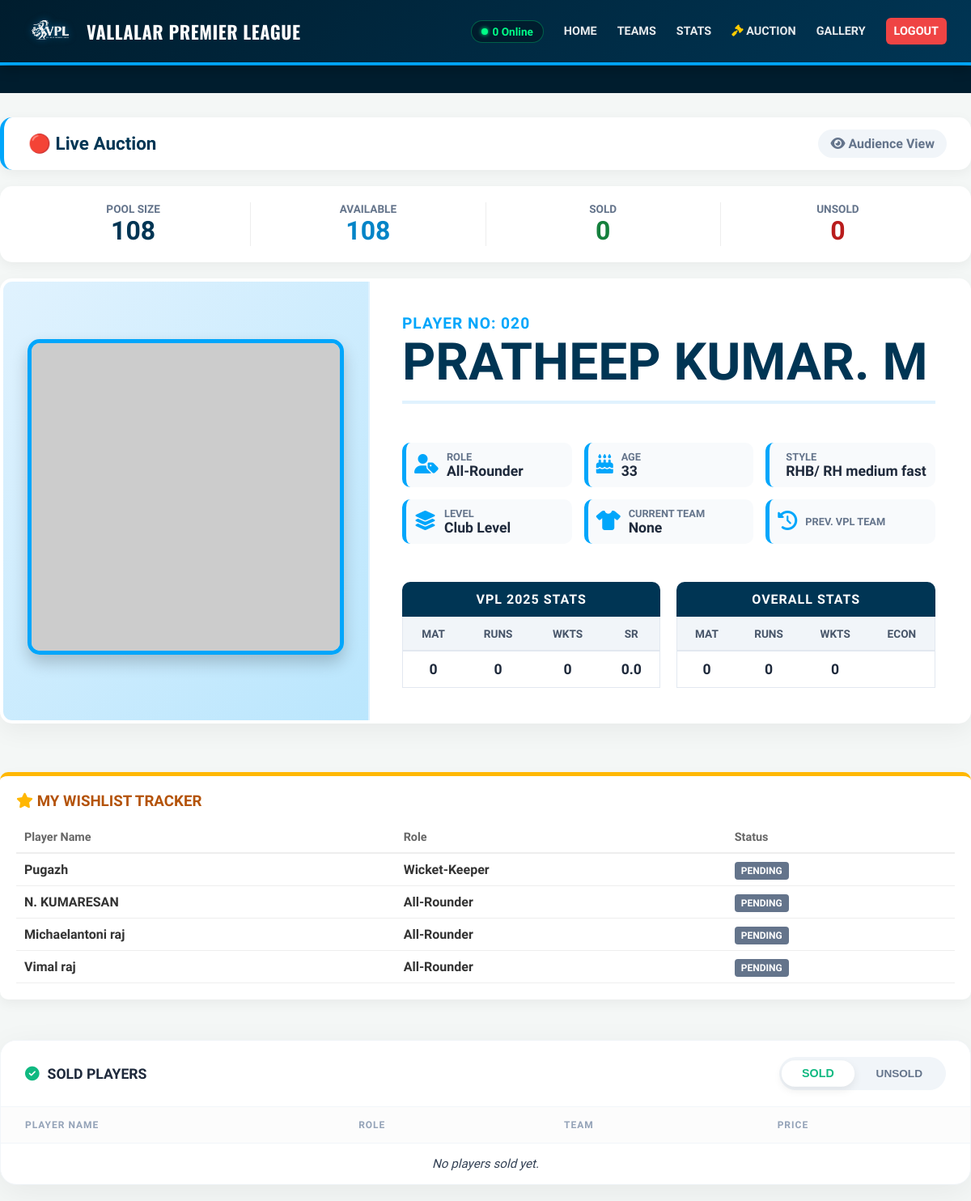
/auction (signed in), run on the app's committed database.
### app.py (models this page shows)
class Player(db.Model):
    id = db.Column(db.Integer, primary_key=True)
    vpl_id = db.Column(db.String(20), unique=True)
    full_name = db.Column(db.String(100), nullable=False)
    age = db.Column(db.Integer)
    phone = db.Column(db.String(15), unique=True, nullable=False)
    level = db.Column(db.String(50))
    role = db.Column(db.String(50))
    style = db.Column(db.String(100))
    ch_mobile = db.Column(db.String(15))
    ch_name = db.Column(db.String(100))
    current_team = db.Column(db.String(100))
    prev_team = db.Column(db.String(100))
    photo = db.Column(db.String(200))
    shirt_name = db.Column(db.String(50))
    shirt_number = db.Column(db.Integer)
    shirt_size = db.Column(db.String(10))
    sleeves = db.Column(db.String(20))
    payment_method = db.Column(db.String(50))
    status = db.Column(db.String(20), default='Pending Approval')
    payment_screenshot = db.Column(db.String(200))
    comments = db.Column(db.Text)
    vpl_mat = db.Column(db.Integer, default=0)
    vpl_runs = db.Column(db.Integer, default=0)
    vpl_wkts = db.Column(db.Integer, default=0)
    vpl_sr = db.Column(db.Float, default=0.0)
    or_mat = db.Column(db.Integer, default=0)
    or_runs = db.Column(db.Integer, default=0)
    or_wkts = db.Column(db.Integer, default=0)
    or_sr = db.Column(db.Float, default=0.0)
    auction_status = db.Column(db.String(20), default='Upcoming') # Upcoming, Live, Sold, Unsold
    base_price = db.Column(db.Integer, default=200)
    current_bid = db.Column(db.Integer, default=0)
    bid_team_name = db.Column(db.String(100), nullable=True)
    sold_price = db.Column(db.Integer, default=0)
    team_id = db.Column(db.Integer, db.ForeignKey('team.id'), nullable=True)

### app.py (the view)
@app.route('/auction')
def auction():
    control = AuctionControl.query.first()
    if not control:
        control = AuctionControl(current_player_id=None, status='Not Started')
        db.session.add(control)
        db.session.commit()
    if control.current_player_id:
        current_player = db.session.get(Player, control.current_player_id)
    else:
        current_player = None
    stats = {
        'pool': Player.query.count(),
        'sold': Player.query.filter_by(auction_status='Sold').count(),
        'unsold': Player.query.filter_by(auction_status='Unsold').count(),
        'available': Player.query.filter(Player.auction_status.notin_(['Sold', 'Unsold'])).count()
    }
    teams = Team.query.all()
    dash_data = []
    MAX_PURSE = 10000 # Adjust if your max budget is different
    MAX_SLOTS = 15    # Adjust if your team size is different
    for t in teams:
        dash_data.append({
            'id': t.id,
            'name': t.name,
            'purse_rem': t.purse_rem,
            'purse_pct': (t.purse_rem / MAX_PURSE) * 100 if MAX_PURSE > 0 else 0,
            'slots_left': t.slots_left,
            'slots_pct': (t.slots_left / MAX_SLOTS) * 100 if MAX_SLOTS > 0 else 0,
            'max_bid': t.max_bid,
            'max_bid_pct': (t.max_bid / MAX_PURSE) * 100 if MAX_PURSE > 0 else 0,
            'rtm_count': t.rtm_count
        })
    is_admin = current_user.is_authenticated and current_user.role in ['admin', 'super_admin']
    is_captain = current_user.is_authenticated and current_user.role == 'captain'
    sold_players = Player.query.filter_by(auction_status='Sold').order_by(Player.id.desc()).all()
    unsold_players = Player.query.filter_by(auction_status='Unsold').order_by(Player.id.desc()).all()
    wishlist_ids = []
    my_wishlist_players = []
    if is_captain:
        wishlist_items = Wishlist.query.filter_by(user_id=current_user.id).all()
        wishlist_ids = [item.player_id for item in wishlist_items]
        if wishlist_ids:
            my_wishlist_players = Player.query.filter(Player.id.in_(wishlist_ids)).all()
    return render_template('auction.html',
                           player=current_player,
                           teams=dash_data,
                           stats=stats,
                           control=control,
                           is_admin=is_admin,
                           is_captain=is_captain,
                           sold_players=sold_players,
                           unsold_players=unsold_players,
                           wishlist_ids=wishlist_ids,
                           my_wishlist_players=my_wishlist_players)

### app.py (called while the page is built)
@login_manager.user_loader
def load_user(user_id):
    return db.session.get(User, int(user_id))  # <--- NEW WAY

@app.before_request
def update_last_seen():
    if current_user.is_authenticated:
        current_user.last_seen = datetime.now()
        db.session.commit()

@app.context_processor
def inject_online_count():
    try:
        five_mins_ago = datetime.now() - timedelta(minutes=5)
        count = User.query.filter(User.last_seen > five_mins_ago).count()
    except:
        count = 0
    return dict(online_count=count)

    @property
    def purse_rem(self):
        return self.purse_amount - self.spent_amount

    @property
    def slots_left(self):
        return 15 - self.players_count

    @property
    def max_bid(self):
        if self.slots_left <= 0: return 0
        if self.slots_left == 1: return self.purse_rem
        reserved_money = (self.slots_left - 1) * 200
        return max(0, self.purse_rem - reserved_money)

### templates/auction.html (shortened to what this page needs)
{% extends "base.html" %}
{% block content %}
<div class="auction-wrapper">
    <div class="top-header">
        <h2 class="header-title">
            {% if control.status == 'Not Started' %} Auction Ready
            {% elif control.status == 'Paused' %} ⚠️ Auction Paused
            {% else %} 🔴 Live Auction {% endif %}
        </h2>
        <div class="header-controls">
            {% if is_admin %}
                {% if control.status == 'Not Started' %}
                    <a href="{{ url_for('auction_control', action='start') }}" class="ctrl-btn btn-start"><i class="fa fa-play"></i> START</a>
                {% elif control.status == 'Live' %}
                    <a href="{{ url_for('pick_random_player') }}" class="ctrl-btn btn-next"><i class="fa fa-forward"></i> NEXT</a>
                    <a href="{{ url_for('auction_control', action='pause') }}" class="ctrl-btn btn-pause"><i class="fa fa-pause"></i> PAUSE</a>
                {% else %}
                    <a href="{{ url_for('auction_control', action='resume') }}" class="ctrl-btn btn-start"><i class="fa fa-play"></i> RESUME</a>
                {% endif %}
                <button onclick="openModal()" class="ctrl-btn btn-reset"><i class="fa fa-rotate-left"></i> RESET</button>
            {% else %}
                <span style="font-weight:bold; color:#64748b; background:#f1f5f9; padding:8px 15px; border-radius:20px;">
                    <i class="fa fa-eye"></i> Audience View
                </span>
            {% endif %}
        </div>
    </div>
    <div class="stats-bar">
        <div class="stat-item"><span class="stat-label">Pool Size</span><span class="stat-value">{{ stats.pool }}</span></div>
        <div class="stat-item"><span class="stat-label">Available</span><span class="stat-value" style="color:var(--info-color);">{{ stats.available }}</span></div>
        <div class="stat-item"><span class="stat-label">Sold</span><span class="stat-value" style="color:var(--success-color);">{{ stats.sold }}</span></div>
        <div class="stat-item"><span class="stat-label">Unsold</span><span class="stat-value" style="color:var(--danger-color);">{{ stats.unsold }}</span></div>
    </div>
    {% if player and control.status != 'Not Started' %}
    <div class="projector-container">
        <div class="card-sidebar">
            <div class="player-photo-frame">
                <img src="{{ url_for('static', filename='uploads/' + player.photo) }}" onerror="this.src='https://via.placeholder.com/400'" class="player-photo">
            </div>
        </div>
        <div class="card-content">
            <div>
                <div class="player-no-label">PLAYER NO: {{ player.vpl_id | replace('VPL', '') | replace('-', '') | trim }}</div>
                <h1 class="player-name">{{ player.full_name }}</h1>
            </div>
            <div class="profile-grid">
                <div class="profile-item"><div class="profile-icon"><i class="fa fa-user-tag"></i></div><div class="profile-data"><label>Role</label><span>{{ player.role }}</span></div></div>
                <div class="profile-item"><div class="profile-icon"><i class="fa fa-birthday-cake"></i></div><div class="profile-data"><label>Age</label><span>{{ player.age }}</span></div></div>
                <div class="profile-item"><div class="profile-icon"></div><div class="profile-data"><label>Style</label><span>{{ player.style }}</span></div></div>
                <div class="profile-item"><div class="profile-icon"><i class="fa fa-layer-group"></i></div><div class="profile-data"><label>Level</label><span>{{ player.level }}</span></div></div>
                <div class="profile-item"><div class="profile-icon"><i class="fa fa-shirt"></i></div><div class="profile-data"><label>Current Team</label><span>{{ player.current_team }}</span></div></div>
                <div class="profile-item"><div class="profile-icon"><i class="fa fa-history"></i></div><div class="profile-data"><label>Prev. VPL Team</label></div></div>
            </div>
            <div style="display:flex; gap:20px; margin-top:20px;">
                <div class="stats-table-box">
                    <div class="stats-header">VPL 2025 Stats</div>
                    <table class="styled-table">
                        <tr><th>Mat</th><th>Runs</th><th>Wkts</th><th>SR</th></tr>
                        <tr><td>{{ player.vpl_mat }}</td><td>{{ player.vpl_runs }}</td><td>{{ player.vpl_wkts }}</td><td>{{ player.vpl_sr }}</td></tr>
                    </table>
                </div>
                <div class="stats-table-box">
                     <div class="stats-header">Overall Stats</div>
                     <table class="styled-table">
                        <tr><th>Mat</th><th>Runs</th><th>Wkts</th><th>Econ</th></tr>
                        <tr><td>{{ player.or_mat }}</td><td>{{ player.or_runs }}</td><td>{{ player.or_wkts }}</td><td>{{ player.or_econ }}</td></tr>
                    </table>
                </div>
            </div>
        </div>
    </div>
    {% endif %}
    {% if is_captain %}
    <div class="captain-wishlist-box">
        <h3 style="margin:0; color:#b45309;"><i class="fa fa-star" style="color:var(--gold);"></i> MY WISHLIST TRACKER</h3>
        <div style="max-height: 300px; overflow-y: auto;">
            <table class="wish-table">
                <thead><tr><th>Player Name</th><th>Role</th><th>Status</th></tr></thead>
                <tbody>
                    {% for p in my_wishlist_players %}
                    <tr style="{% if p.id == player.id %}background:#fffbeb; border-left:3px solid var(--gold);{% endif %}">
                        <td>{{ p.full_name }}</td>
                        <td>{{ p.role }}</td>
                        <td>
                            {% if p.auction_status == 'Sold' %}<span class="status-badge badge-sold">SOLD ({{ p.team.name }})</span>
                            {% elif p.auction_status == 'Unsold' %}<span class="status-badge badge-unsold">UNSOLD</span>
                            {% else %}<span class="status-badge badge-pending">PENDING</span>{% endif %}
                        </td>
                    </tr>
                    {% else %}
                    <tr><td colspan="3">No wishlist players.</td></tr>
                    {% endfor %}
                </tbody>
            </table>
        </div>
    </div>
    {% endif %}
<div class="player-list-container">
    <div class="list-header">
        <h3 class="list-title" id="list-title-text">
            <i class="fa fa-check-circle" style="color:#10b981;"></i> SOLD PLAYERS
        </h3>
        <div class="toggle-wrapper">
            <button onclick="switchTab('sold')" id="btn-sold" class="tab-btn sold-tab active">
                SOLD
            </button>
            <button onclick="switchTab('unsold')" id="btn-unsold" class="tab-btn unsold-tab">
                UNSOLD
            </button>
        </div>
    </div>
    <div id="sold-section" class="fade-in-section">
        <table class="pro-table">
            <thead>
                <tr>
                    <th>Player Name</th>
                    <th>Role</th>
                    <th>Team</th>
                    <th>Price</th>
                </tr>
            </thead>
            <tbody>
                {% for p in sold_players %}
                <tr>
                    <td class="col-name">{{ p.full_name }}</td>
                    <td><span class="badge-role">{{ p.role }}</span></td>
                    <td>
                        <div class="col-team">
                            <i class="fa fa-shirt"></i> {{ p.team.name if p.team else '--' }}
                        </div>
                    </td>
                    <td class="col-price">₹{{ p.sold_price }}</td>
                    {% if is_admin %}
                    <td>
                        <form action="{{ url_for('revert_last_sale') }}" method="POST" onsubmit="return confirm('Undo last sale?');" style="margin:0;">
                            <input type="hidden" name="player_id" value="{{ p.id }}">
                            <button type="submit" class="btn-undo-circle" title="Undo Sale">
                                <i class="fa fa-undo"></i>
                            </button>
                        </form>
                    </td>
                    {% endif %}
                </tr>
                {% else %}
                <tr><td colspan="5" class="empty-state">No players sold yet.</td></tr>
                {% endfor %}
            </tbody>
        </table>
    </div>
</div>
</div>
{% endblock %}

### templates/base.html (style rules this page uses)
:root { --vpl-blue: #00a6fb; --navy-dark: #001d2e; --navy-light: #003554; }
html, body { overflow-x: hidden; width: 100%; }
body { font-family: 'Segoe UI', sans-serif; margin: 0; padding-top: 125px; background: #f4f7f6; box-sizing: border-box; }
*, *:before, *:after { box-sizing: inherit; }

### data on the page
Player: full_name "PRATHEEP KUMAR. M", role "All-Rounder", age "33", style "RHB/ RH medium fast", level "Club Level", current_team "None", vpl_mat "0", vpl_runs "0", vpl_wkts "0", vpl_sr "0.0", or_mat "0", or_runs "0", or_wkts "0"
Player: full_name "Pugazh", role "Wicket-Keeper", auction_status "PENDING"
Player: full_name "N. KUMARESAN", role "All-Rounder", auction_status "PENDING"
Player: full_name "Michaelantoni raj", role "All-Rounder", auction_status "PENDING"
Player: full_name "Vimal raj", role "All-Rounder", auction_status "PENDING"

### other printed values
{{ online_count|default(0) }} "0"
{{ stats.pool }} "108"
{{ stats.available }} "108"
{{ stats.sold }} "0"
{{ stats.unsold }} "0"
{{ player.vpl_id | replace('VPL', '') | replace('-', '') | trim }} "020"
